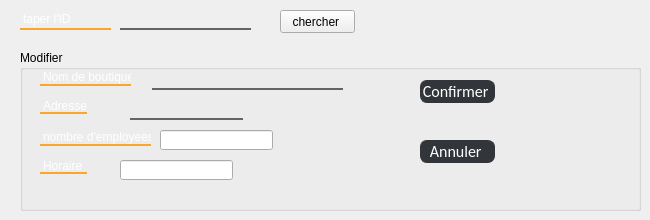
          <widget class="QWidget" name="page_9">
           <widget class="QGroupBox" name="groupBox_12">
            <property name="geometry">
             <rect>
              <x>20</x>
              <y>50</y>
              <width>621</width>
              <height>161</height>
             </rect>
            </property>
            <property name="title">
             <string>Modifier</string>
            </property>
            <widget class="QLabel" name="label_13">
             <property name="geometry">
              <rect>
               <x>20</x>
               <y>20</y>
               <width>91</width>
               <height>16</height>
              </rect>
             </property>
             <property name="styleSheet">
              <string notr="true">border: 0px solid rgb(249, 167, 43);
border-bottom-width: 2px;
border-radius: px;
background-color: rgba(255, 255, 255, 0);
color: rgb(255, 255, 255);</string>
             </property>
             <property name="text">
              <string>Nom de boutique </string>
             </property>
            </widget>
            <widget class="QLabel" name="label_14">
             <property name="geometry">
              <rect>
               <x>20</x>
               <y>50</y>
               <width>47</width>
               <height>14</height>
              </rect>
             </property>
             <property name="styleSheet">
              <string notr="true">border: 0px solid rgb(249, 167, 43);
border-bottom-width: 2px;
border-radius: px;
background-color: rgba(255, 255, 255, 0);
color: rgb(255, 255, 255);</string>
             </property>
             <property name="text">
              <string>Adresse </string>
             </property>
            </widget>
            <widget class="QLabel" name="label_15">
             <property name="geometry">
              <rect>
               <x>20</x>
               <y>80</y>
               <width>111</width>
               <height>16</height>
              </rect>
             </property>
             <property name="styleSheet">
              <string notr="true">border: 0px solid rgb(249, 167, 43);
border-bottom-width: 2px;
border-radius: px;
background-color: rgba(255, 255, 255, 0);
color: rgb(255, 255, 255);</string>
             </property>
             <property name="text">
              <string>nombre d'employees</string>
             </property>
            </widget>
            <widget class="QLabel" name="label_16">
             <property name="geometry">
              <rect>
               <x>20</x>
               <y>110</y>
               <width>47</width>
               <height>14</height>
              </rect>
             </property>
             <property name="styleSheet">
              <string notr="true">border: 0px solid rgb(249, 167, 43);
border-bottom-width: 2px;
border-radius: px;
background-color: rgba(255, 255, 255, 0);
color: rgb(255, 255, 255);</string>
             </property>
             <property name="text">
              <string>Horaire </string>
             </property>
            </widget>
            <widget class="QLineEdit" name="lineEdit_12">
             <property name="geometry">
              <rect>
               <x>132</x>
               <y>20</y>
               <width>191</width>
               <height>20</height>
              </rect>
             </property>
             <property name="styleSheet">
              <string notr="true">border: 0px solid rgb(100, 100,100);; 
border-bottom-width: 2px;
border-radius: px;
background-color: rgba(255, 255, 255, 0);
color: rgb(255, 255, 255);</string>
             </property>
            </widget>
            <widget class="QLineEdit" name="lineEdit_13">
             <property name="geometry">
              <rect>
               <x>110</x>
               <y>50</y>
               <width>113</width>
               <height>20</height>
              </rect>
             </property>
             <property name="styleSheet">
              <string notr="true">border: 0px solid rgb(100, 100,100);; 
border-bottom-width: 2px;
border-radius: px;
background-color: rgba(255, 255, 255, 0);
color: rgb(255, 255, 255);</string>
             </property>
            </widget>
            <widget class="QPushButton" name="modifier_boutique">
             <property name="geometry">
              <rect>
               <x>400</x>
               <y>30</y>
               <width>75</width>
               <height>23</height>
              </rect>
             </property>
             <property name="styleSheet">
              <string notr="true">QPushButton
{
	background-color:rgb(50, 53, 57);
	border-style:solid;
	border-radius:7px;
	border-width:1px;
border-color: rgb(50, 53, 57);
	color:#ffffff;
	font-size:16px;
font-family:Calibri;
}

QPushButton:hover
{
	background-color: #00000000;
	border-color: rgb(30, 227, 0);
	/*color:rgb(30, 227, 0);*/
}

QPushButton:focus
{
	background-color:  rgb(30, 227, 0);
	border-color: rgba(30, 227, 0,0);
	color:rgb(255, 255, 255);
}
</string>
             </property>
             <property name="text">
              <string>Confirmer </string>
             </property>
            </widget>
            <widget class="QPushButton" name="pushButton_19">
             <property name="geometry">
              <rect>
               <x>400</x>
               <y>90</y>
               <width>75</width>
               <height>23</height>
              </rect>
             </property>
             <property name="styleSheet">
              <string notr="true">QPushButton
{
	background-color:rgb(50, 53, 57);
	border-style:solid;
	border-radius:7px;
	border-width:1px;
border-color: rgb(50, 53, 57);
	color:#ffffff;
	font-size:16px;
font-family:Calibri;
}

QPushButton:hover
{
	background-color: #00000000;
	border-color:red;
	/*color:rgb(30, 227, 0);*/
}

QPushButton:focus
{
	background-color:  red;
	border-color: red;
	color:rgb(255, 255, 255);
}
</string>
             </property>
             <property name="text">
              <string>Annuler </string>
             </property>
            </widget>
            <widget class="QLineEdit" name="spinBox_2">
             <property name="geometry">
              <rect>
               <x>140</x>
               <y>80</y>
               <width>113</width>
               <height>20</height>
              </rect>
             </property>
            </widget>
            <widget class="QLineEdit" name="spinBox_4">
             <property name="geometry">
              <rect>
               <x>100</x>
               <y>110</y>
               <width>113</width>
               <height>20</height>
              </rect>
             </property>
            </widget>
           </widget>
           <widget class="QPushButton" name="pushButton_17">
            <property name="geometry">
             <rect>
              <x>280</x>
              <y>10</y>
              <width>75</width>
              <height>23</height>
             </rect>
            </property>
            <property name="text">
             <string>chercher </string>
            </property>
           </widget>
           <widget class="QLineEdit" name="lineEdit_11">
            <property name="geometry">
             <rect>
              <x>120</x>
              <y>10</y>
              <width>131</width>
              <height>20</height>
             </rect>
            </property>
            <property name="styleSheet">
             <string notr="true">border: 0px solid rgb(100, 100,100);; 
border-bottom-width: 2px;
border-radius: px;
background-color: rgba(255, 255, 255, 0);
color: rgb(255, 255, 255);</string>
            </property>
           </widget>
           <widget class="QLabel" name="label_12">
            <property name="geometry">
             <rect>
              <x>20</x>
              <y>10</y>
              <width>91</width>
              <height>20</height>
             </rect>
            </property>
            <property name="styleSheet">
             <string notr="true">border: 0px solid rgb(249, 167, 43);
border-bottom-width: 2px;
border-radius: px;
background-color: rgba(255, 255, 255, 0);
color: rgb(255, 255, 255);</string>
            </property>
            <property name="text">
             <string>taper l'ID</string>
            </property>
           </widget>
          </widget>
